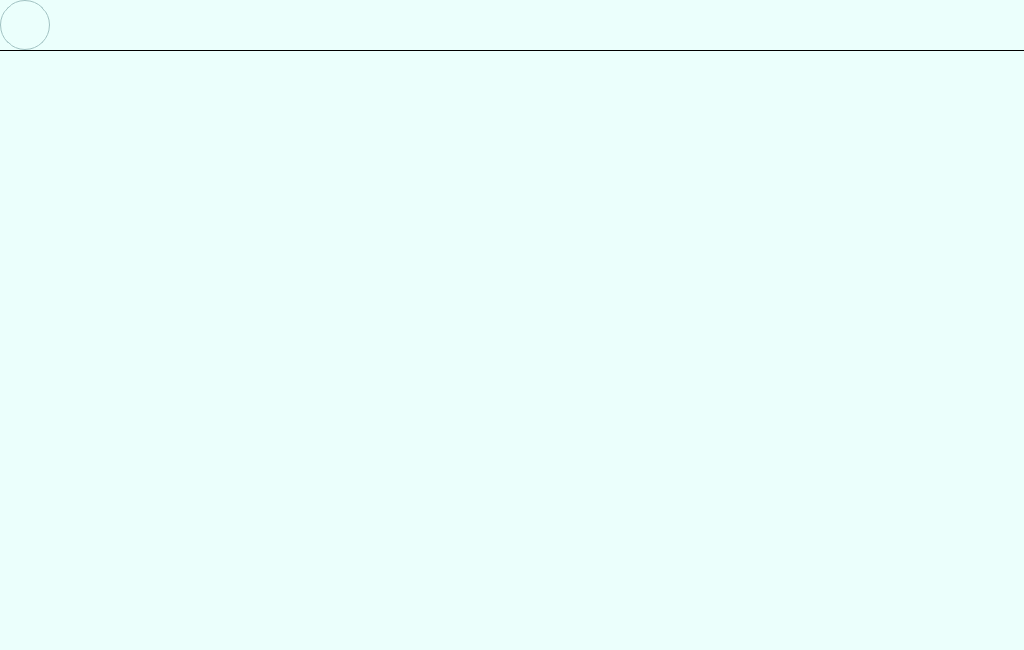
<?xml version="1.0" encoding="UTF-8"?>
<ui version="4.0">
 <class>MainWindow</class>
 <widget class="QMainWindow" name="MainWindow">
  <property name="geometry">
   <rect>
    <x>0</x>
    <y>0</y>
    <width>1024</width>
    <height>650</height>
   </rect>
  </property>
  <property name="minimumSize">
   <size>
    <width>800</width>
    <height>600</height>
   </size>
  </property>
  <property name="windowTitle">
   <string>Parsing HTML</string>
  </property>
  <property name="windowOpacity">
   <double>1.000000000000000</double>
  </property>
  <property name="styleSheet">
   <string notr="true">background-color: rgb(235, 255, 252);</string>
  </property>
  <widget class="QWidget" name="centralwidget">
   <widget class="QWidget" name="horizontalLayoutWidget">
    <property name="geometry">
     <rect>
      <x>50</x>
      <y>0</y>
      <width>921</width>
      <height>51</height>
     </rect>
    </property>
    <layout class="QHBoxLayout" name="horizontalLayout">
     <property name="spacing">
      <number>1</number>
     </property>
     <property name="topMargin">
      <number>3</number>
     </property>
    </layout>
   </widget>
   <widget class="QLabel" name="count">
    <property name="geometry">
     <rect>
      <x>0</x>
      <y>0</y>
      <width>50</width>
      <height>50</height>
     </rect>
    </property>
    <property name="font">
     <font>
      <family>Cambria</family>
      <pointsize>20</pointsize>
     </font>
    </property>
    <property name="styleSheet">
     <string notr="true">border-radius: 25px;
border: 1px solid rgb(161, 194, 194);</string>
    </property>
    <property name="text">
     <string/>
    </property>
    <property name="alignment">
     <set>Qt::AlignCenter</set>
    </property>
   </widget>
   <widget class="QPushButton" name="settings_button">
    <property name="geometry">
     <rect>
      <x>971</x>
      <y>-1</y>
      <width>50</width>
      <height>50</height>
     </rect>
    </property>
    <property name="styleSheet">
     <string notr="true">image: url(:/settings/settings.png);
border-radius: 30px;</string>
    </property>
    <property name="text">
     <string/>
    </property>
   </widget>
   <widget class="Line" name="line">
    <property name="geometry">
     <rect>
      <x>0</x>
      <y>50</y>
      <width>1024</width>
      <height>1</height>
     </rect>
    </property>
    <property name="styleSheet">
     <string notr="true">background-color: #000</string>
    </property>
    <property name="orientation">
     <enum>Qt::Horizontal</enum>
    </property>
   </widget>
  </widget>
 </widget>
 <resources>
  <include location="source/search.qrc"/>
 </resources>
 <connections/>
</ui>
